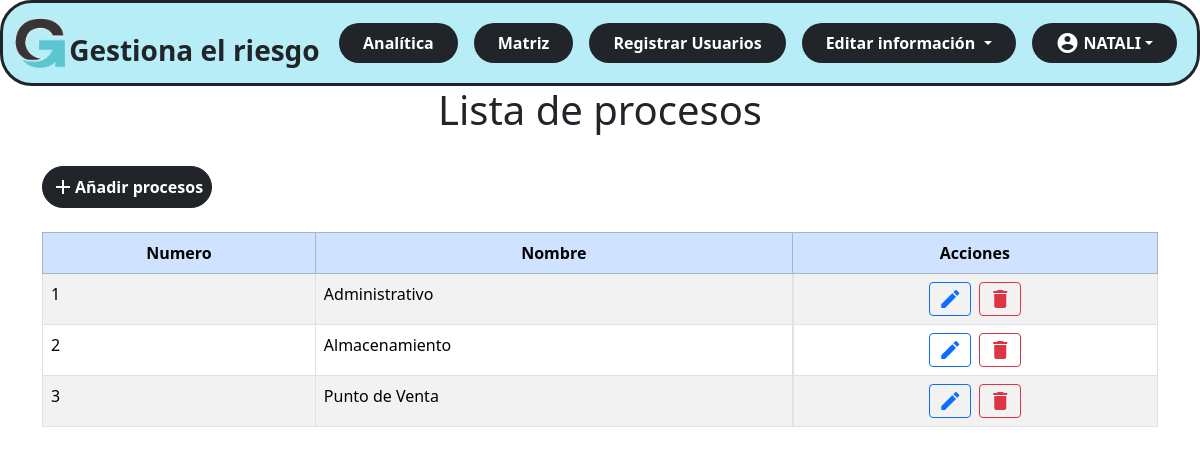
Page /administrador/procesos.php (signed in) on the committed database.
### tables this page shows
CREATE TABLE `tblproceso` (
  `Codigo` int(3) NOT NULL,
  `Nombre` varchar(50) NOT NULL
);

### administrador/procesos.php (the view, shortened to what this page needs)
<!DOCTYPE html>
<html lang="en">
<head>
    <link rel="stylesheet" href="style.css">
    <link rel="stylesheet" href="./css/style_admin.css">
    <?php
    include ('vistas\nav.php');
    include ('conexion.php');
    ?>
</head>
<body>
    <div class="container-fluid">
        <h1>Lista de procesos</h1>
    </div>
    <br>
    <div class="container">
        <buttom type="buttom" class="btn btn-dark btn-md mb-4  p-2 rounded-5 " data-bs-toggle="modal"
            data-bs-target="#modalAddProceso">
            <div class="d-flex align-items-center ">
                <span class="material-icons">add</span>
                <div class=""><b>Añadir procesos</b></div>
            </div>
        </buttom>
        <table id="tbl_id" class="table table-bordered table-striped"">
            <thead class=" table-primary align-middle text-center">
            <tr>
                <th>Numero</th>
                <th>Nombre</th>
                <th>Acciones</th>
            </tr>
            </thead>
            <tbody class="table-striped table-hover">
                <?php
                $procesos = $con->query("SELECT * FROM tblproceso");
                foreach ($procesos as $proceso) {
                    ?>
                    <tr class="">
                        <td>
                            <?php echo $proceso['Codigo']; ?>
                        </td>
                        <td>
                            <?php echo $proceso['Nombre']; ?>
                        </td>
                        <td class="d-flex justify-content-center gap-2">
                            <a type="button" data-bs-toggle="modal"
                                data-bs-target="#editarModal<?php echo $proceso['Codigo']; ?>">
                                <span class="material-icons btn btn-outline-primary btn-sm">edit</span>
                            </a>
                            <a type="button" onclick="return confirmarEliminarProceso(<?php echo $proceso['Codigo']; ?>);">
                                <span class="material-icons btn btn-outline-danger btn-sm">delete</span>
                            </a>
                        </td>
                    </tr>
                    <?php
                }
                ?>
            </tbody>
        </table>
    </div>
</body>
</html>

### css/style_admin.css (style rules this page uses)
h1 { text-align: center; }

### rows in the picture
tblproceso: Codigo "1", Nombre "Administrativo"
tblproceso: Codigo "2", Nombre "Almacenamiento"
tblproceso: Codigo "3", Nombre "Punto de Venta"

### other values in the picture
$_SESSION['nombre'] "NATALI"
